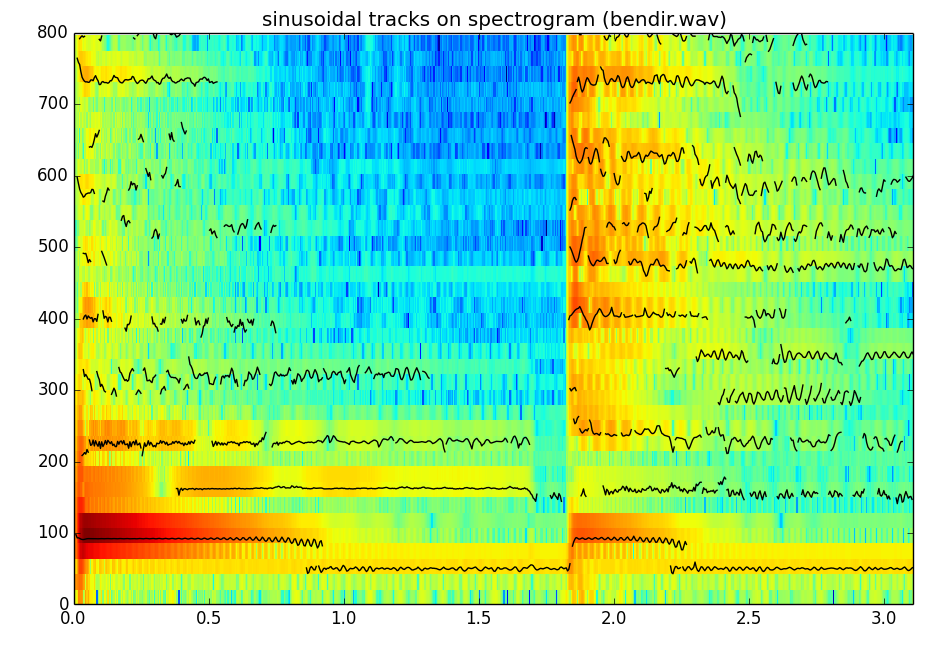

This figure's Python source:
import numpy as np
import matplotlib.pyplot as plt
import sys, os, time

sys.path.append(os.path.join(os.path.dirname(os.path.realpath(__file__)), '../../../software/utilFunctions/'))
sys.path.append(os.path.join(os.path.dirname(os.path.realpath(__file__)), '../../../software/utilFunctions_C/'))
sys.path.append(os.path.join(os.path.dirname(os.path.realpath(__file__)), '../../../software/models/'))

import stftAnal
import sineModelAnal as SA
import sineTracking as ST
import waveIO as WIO

(fs, x) = WIO.wavread(os.path.join(os.path.dirname(os.path.realpath(__file__)), '../../../sounds/bendir.wav'))
w = np.hamming(2001)
N = 2048
H = 200
t = -80
minSineDur = .02
maxnSines = 150
freqDevOffset = 10
freqDevSlope = 0.001
mX, pX = stftAnal.stftAnal(x, fs, w, N, H)
tfreq, tmag, tphase = SA.sineModelAnal(x, fs, w, N, H, t, maxnSines, minSineDur, freqDevOffset, freqDevSlope)

maxplotfreq = 800.0
maxplotbin = int(N*maxplotfreq/fs)
numFrames = int(mX[:,0].size)
frmTime = H*np.arange(numFrames)/float(fs)                             
binFreq = np.arange(maxplotbin+1)*float(fs)/N                         
plt.pcolormesh(frmTime, binFreq, np.transpose(mX[:,:maxplotbin+1]))
plt.autoscale(tight=True)
  
tracks = tfreq*np.less(tfreq, maxplotfreq)
tracks[tracks<=0] = np.nan
plt.plot(frmTime, tracks, color='k')
plt.autoscale(tight=True)
plt.title('sinusoidal tracks on spectrogram (bendir.wav)')
plt.show()
